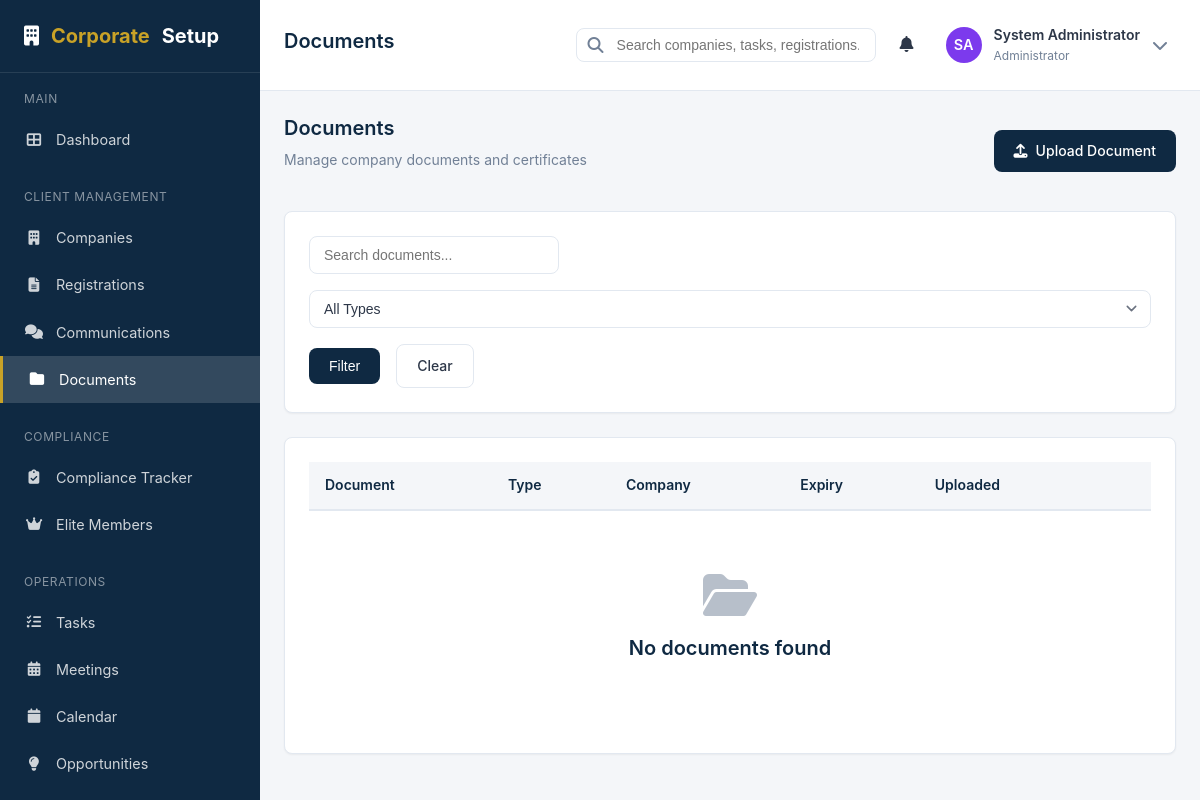
/documents.php (signed in), run on the app's committed database.
### tables this page shows
CREATE TABLE IF NOT EXISTS `users` (
    `id` INT AUTO_INCREMENT PRIMARY KEY,
    `employee_id` VARCHAR(20) UNIQUE,
    `name` VARCHAR(100) NOT NULL,
    `email` VARCHAR(100) NOT NULL UNIQUE,
    `password` VARCHAR(255) NOT NULL,
    `phone` VARCHAR(20),
    `avatar` VARCHAR(255),
    `role_id` INT NOT NULL,
    `department_id` INT,
    `position` VARCHAR(100),
    `status` ENUM('active', 'inactive', 'suspended') DEFAULT 'active',
    `login_attempts` INT DEFAULT 0,
    `locked_until` DATETIME NULL,
    `last_login` DATETIME,
    `email_verified` TINYINT(1) DEFAULT 0,
    `must_change_password` TINYINT(1) DEFAULT 0,
    `created_at` TIMESTAMP DEFAULT CURRENT_TIMESTAMP,
    `updated_at` TIMESTAMP DEFAULT CURRENT_TIMESTAMP ON UPDATE CURRENT_TIMESTAMP,
    FOREIGN KEY (`role_id`) REFERENCES `roles`(`id`) ON DELETE NO ACTION,
    FOREIGN KEY (`department_id`) REFERENCES `departments`(`id`) ON DELETE SET NULL
);

CREATE TABLE IF NOT EXISTS `roles` (
    `id` INT AUTO_INCREMENT PRIMARY KEY,
    `name` VARCHAR(50) NOT NULL UNIQUE,
    `display_name` VARCHAR(100) NOT NULL,
    `description` TEXT,
    `permissions` JSON,
    `is_system` TINYINT(1) DEFAULT 0,
    `created_at` TIMESTAMP DEFAULT CURRENT_TIMESTAMP,
    `updated_at` TIMESTAMP DEFAULT CURRENT_TIMESTAMP ON UPDATE CURRENT_TIMESTAMP
);

### documents.php (called while the page is built, shortened)
<?php
require_once __DIR__ . '/config/config.php';
require_once __DIR__ . '/config/database.php';
require_once __DIR__ . '/helpers/security.php';
require_once __DIR__ . '/helpers/formatters.php';
require_once __DIR__ . '/includes/functions.php';
requirePermission('view_documents');
$pageTitle = 'Documents';
$activeNav = 'documents';
$content = ob_get_clean();
include 'views/layouts/app.php';

### includes/functions.php (called while the page is built, shortened)
<?php
function sanitize($input) {
    return htmlspecialchars(trim($input), ENT_QUOTES, 'UTF-8');
}
function refreshSessionPermissions(): void
{
    try {
        $db = Database::getInstance();
        $row = $db->fetch(
            "SELECT u.email, u.name, u.avatar, u.status, u.must_change_password, d.name as department_name, d.id as department_id,
                    r.name as role_name, r.permissions
             FROM users u
             JOIN roles r ON u.role_id = r.id
             LEFT JOIN departments d ON u.department_id = d.id
             WHERE u.id = ?",
            [$_SESSION['user_id']]
        );
    } catch (Exception $e) {
        error_log('Failed to refresh session permissions: ' . $e->getMessage());
    }
}
function checkPermission($permission) {
    static $loadedForRequest = false;
    if (!$loadedForRequest) {
        refreshSessionPermissions();
        $loadedForRequest = true;
    }
    $role = $_SESSION['user_role'];
    $permissions = $_SESSION['permissions'];
    if ($role === 'Administrator') {
        return true;
    }
    return in_array($permission, $permissions, true);
}
function requirePermission($permission) {
    if (!checkPermission($permission)) {
        http_response_code(403);
        require __DIR__ . '/../views/errors/403.php';
        exit();
    }
}
function getCurrentUser() {
    return [
        'id' => $_SESSION['user_id'],
        'name' => $_SESSION['user_name'],
        'email' => $_SESSION['user_email'],
        'role' => $_SESSION['user_role'],
        'department' => $_SESSION['user_department'],
        'avatar' => $_SESSION['user_avatar'] ?? null,
        'status' => $_SESSION['user_status'] ?? 'active',
        'must_change_password' => (int) ($_SESSION['must_change_password'] ?? 0)
    ];
}

### config/database.php (called while the page is built, shortened)
<?php
class Database {
    private static $instance = null;
    private $pdo;
    private $dsn;
    private $options;
    private function __construct() {
        $this->dsn = "mysql:host=" . DB_HOST . ";port=" . DB_PORT . ";dbname=" . DB_NAME . ";charset=" . DB_CHARSET;
        $this->options = [
            PDO::ATTR_ERRMODE => PDO::ERRMODE_EXCEPTION,
            PDO::ATTR_DEFAULT_FETCH_MODE => PDO::FETCH_ASSOC,
            PDO::ATTR_EMULATE_PREPARES => true,
        ];
        try {
            $this->pdo = new PDO($this->dsn, DB_USER, DB_PASS, $this->options);
        } catch (PDOException $e) {
            error_log("Database Connection Failed: " . $e->getMessage());
            $userMessage = (defined('APP_ENV') && APP_ENV === 'production')
                ? "Database connection failed. Please contact IT support."
                : "Database Connection Error: " . $e->getMessage();
            die($userMessage);
        }
    }
    public static function getInstance() {
        if (self::$instance === null) {
            self::$instance = new self();
        }
        return self::$instance;
    }
    public function query($sql, $params = []) {
        $attempt = 0;
        $maxAttempts = 3;
        while ($attempt < $maxAttempts) {
            try {
                $stmt = $this->pdo->prepare($sql);
                $stmt->execute($params);
                return $stmt;
            } catch (PDOException $e) {
                $mysqlErrorCode = isset($e->errorInfo[1]) ? intval($e->errorInfo[1]) : 0;
                $isReprepareError = $mysqlErrorCode === 1615
                    || stripos($e->getMessage(), 'needs to be re-prepared') !== false;
                if ($isReprepareError && $attempt < ($maxAttempts - 1)) {
                    $attempt++;
                    if (!$this->pdo->inTransaction()) {
                        try {
                            $this->pdo = new PDO($this->dsn, DB_USER, DB_PASS, $this->options);
                        } catch (PDOException $reconnectError) {
                            error_log('DB reconnect failed during 1615 retry: ' . $reconnectError->getMessage());
                        }
                    }
                    usleep(50000);
                    continue;
                }
                error_log("SQL Error: " . $e->getMessage() . "\nQuery: " . $sql);
                throw $e;
            }
        }
        throw new PDOException('Database query failed after retry attempts');
    }
    public function fetch($sql, $params = []) {
        return $this->query($sql, $params)->fetch();
    }
}

### views/layouts/app.php (the view, shortened to what this page needs)
<?php
$user = getCurrentUser();
?>
<!DOCTYPE html>
<html lang="en">
<head>
    <link rel="stylesheet" href="assets/css/style.css">
    <link rel="stylesheet" href="https://cdnjs.cloudflare.com/ajax/libs/font-awesome/6.4.0/css/all.min.css">
</head>
<body>
    <div class="app-wrapper">
        <aside class="sidebar" id="sidebar">
            <div class="sidebar-header">
                <a href="index.php" class="sidebar-logo">
                    <i class="fas fa-building"></i>
                    <span>Corporate</span>Setup
                </a>
            </div>
            <nav class="sidebar-nav">
                <div class="nav-section">
                    <div class="nav-section-title">Main</div>
                    <a href="index.php" class="nav-item <?= $activeNav === 'dashboard' ? 'active' : '' ?>">
                        <i class="fas fa-th-large"></i>
                        <span>Dashboard</span>
                    </a>
                </div>
                <?php if (checkPermission('view_companies') || checkPermission('view_registrations') || checkPermission('view_communications') || checkPermission('view_documents')): ?>
                <div class="nav-section">
                    <div class="nav-section-title">Client Management</div>
                    <?php if (checkPermission('view_companies')): ?>
                    <a href="companies.php" class="nav-item <?= $activeNav === 'companies' ? 'active' : '' ?>">
                        <i class="fas fa-building"></i>
                        <span>Companies</span>
                    </a>
                    <?php endif; ?>
                    <?php if (checkPermission('view_registrations')): ?>
                    <a href="registrations.php" class="nav-item <?= $activeNav === 'registrations' ? 'active' : '' ?>">
                        <i class="fas fa-file-alt"></i>
                        <span>Registrations</span>
                    </a>
                    <?php endif; ?>
                    <?php if (checkPermission('view_communications')): ?>
                    <a href="communications.php" class="nav-item <?= $activeNav === 'communications' ? 'active' : '' ?>">
                        <i class="fas fa-comments"></i>
                        <span>Communications</span>
                    </a>
                    <?php endif; ?>
                    <?php if (checkPermission('view_documents')): ?>
                    <a href="documents.php" class="nav-item <?= $activeNav === 'documents' ? 'active' : '' ?>">
                        <i class="fas fa-folder"></i>
                        <span>Documents</span>
                    </a>
                    <?php endif; ?>
                </div>
                <?php endif; ?>
                <?php if (checkPermission('view_compliance') || checkPermission('view_elite')): ?>
                <div class="nav-section">
                    <div class="nav-section-title">Compliance</div>
                    <?php if (checkPermission('view_compliance')): ?>
                    <a href="compliance.php" class="nav-item <?= $activeNav === 'compliance' ? 'active' : '' ?>">
                        <i class="fas fa-clipboard-check"></i>
                        <span>Compliance Tracker</span>
                    </a>
                    <?php endif; ?>
                    <?php if (checkPermission('view_elite')): ?>
                    <a href="elite.php" class="nav-item <?= $activeNav === 'elite' ? 'active' : '' ?>">
                        <i class="fas fa-crown"></i>
                        <span>Elite Members</span>
                    </a>
                    <?php endif; ?>
                </div>
                <?php endif; ?>
                <?php if (checkPermission('view_tasks') || checkPermission('view_meetings') || checkPermission('view_calendar') || checkPermission('view_opportunities')): ?>
                <div class="nav-section">
                    <div class="nav-section-title">Operations</div>
                    <?php if (checkPermission('view_tasks')): ?>
                    <a href="tasks.php" class="nav-item <?= $activeNav === 'tasks' ? 'active' : '' ?>">
                        <i class="fas fa-tasks"></i>
                        <span>Tasks</span>
                    </a>
                    <?php endif; ?>
                    <?php if (checkPermission('view_meetings')): ?>
                    <a href="meetings.php" class="nav-item <?= $activeNav === 'meetings' ? 'active' : '' ?>">
                        <i class="fas fa-calendar-alt"></i>
                        <span>Meetings</span>
                    </a>
                    <?php endif; ?>
                    <?php if (checkPermission('view_calendar')): ?>
                    <a href="calendar.php" class="nav-item <?= $activeNav === 'calendar' ? 'active' : '' ?>">
                        <i class="fas fa-calendar"></i>
                        <span>Calendar</span>
                    </a>
                    <?php endif; ?>
                    <?php if (checkPermission('view_opportunities')): ?>
                    <a href="opportunities.php" class="nav-item <?= $activeNav === 'opportunities' ? 'active' : '' ?>">
                        <i class="fas fa-lightbulb"></i>
                        <span>Opportunities</span>
                    </a>
                    <?php endif; ?>
                </div>
                <?php endif; ?>
            </nav>
        </aside>
        <main class="main-content">
            <header class="header">
                <div class="header-left">
                    <?= $pageTitle ? '<h1 class="page-title">' . sanitize($pageTitle) . '</h1>' : '' ?>
                </div>
                <div class="header-right">
                    <div class="header-search">
                        <i class="fas fa-search"></i>
                           <input type="text" id="globalSearch" placeholder="Search companies, tasks, registrations...">
                    </div>
                    <a href="notifications.php" class="header-icon" title="Notifications">
                        <i class="fas fa-bell"></i>
                    </a>
                    <div class="dropdown">
                        <div class="user-menu" id="userMenuTrigger">
                            <?= generateAvatar($user['name'], 36, $user['avatar'] ?? null) ?>
                            <div class="user-info">
                                <div class="user-name"><?= sanitize($user['name']) ?></div>
                                <div class="user-role"><?= sanitize($user['role']) ?></div>
                            </div>
                            <i class="fas fa-chevron-down" style="color: var(--dark-grey);"></i>
                        </div>
                    </div>
                </div>
            </header>
            <div class="page-content">
                <?= $content ?? '' ?>
            </div>
        </main>
    </div>
</body>
</html>

### helpers/formatters.php (shortened to what this page needs)
<?php
function getInitials($name) {
    $words = explode(' ', trim($name));
    $initials = '';
    foreach ($words as $word) {
        if (!empty($word)) {
            $initials .= strtoupper(substr($word, 0, 1));
        }
        if (strlen($initials) >= 2) break;
    }
    return $initials ?: 'NA';
}
function getAvatarColor($name) {
    $colors = [
        '#2563eb', '#059669', '#d97706', '#dc2626',
        '#7c3aed', '#0891b2', '#c2410c', '#be185d'
    ];
    $hash = 0;
    for ($i = 0; $i < strlen($name); $i++) {
        $hash = ord($name[$i]) + (($hash << 5) - $hash);
    }
    return $colors[abs($hash) % count($colors)];
}
function generateAvatar($name, $size = 40, $avatarPath = null) {
    $initials = getInitials($name);
    $color = getAvatarColor($name);
    return '<div class="avatar" style="width:' . $size . 'px;height:' . $size . 'px;background-color:' . $color . ';font-size:' . ($size * 0.4) . 'px;">' . $initials . '</div>';
}

### data on the page
users: name "SA", name "System Administrator", role.name "Administrator"

### other printed values
$pageTitle "Documents"
